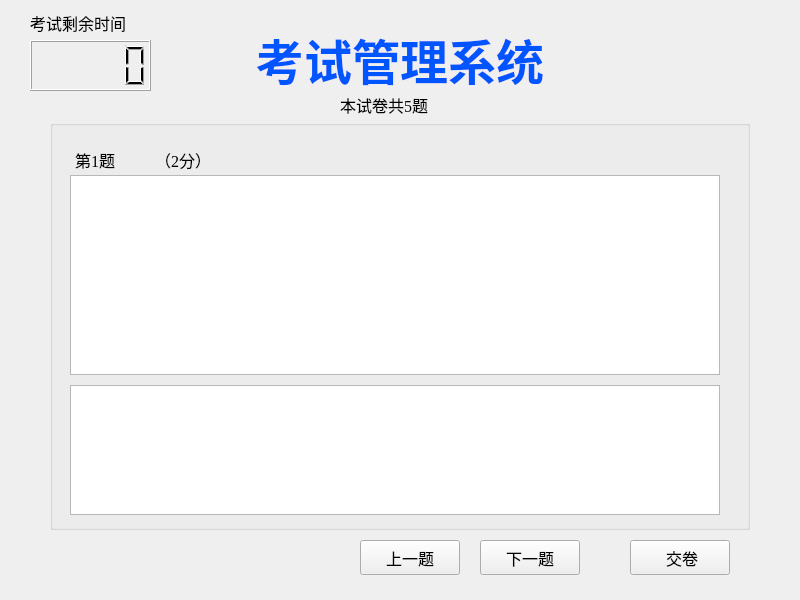
<?xml version="1.0" encoding="UTF-8"?>
<ui version="4.0">
 <class>examwidget</class>
 <widget class="QWidget" name="examwidget">
  <property name="geometry">
   <rect>
    <x>0</x>
    <y>0</y>
    <width>800</width>
    <height>600</height>
   </rect>
  </property>
  <property name="font">
   <font>
    <family>Times New Roman</family>
    <pointsize>12</pointsize>
   </font>
  </property>
  <property name="windowTitle">
   <string>Form</string>
  </property>
  <widget class="QLabel" name="label">
   <property name="geometry">
    <rect>
     <x>100</x>
     <y>10</y>
     <width>600</width>
     <height>100</height>
    </rect>
   </property>
   <property name="font">
    <font>
     <family>隶书</family>
     <pointsize>36</pointsize>
    </font>
   </property>
   <property name="text">
    <string>&lt;html&gt;&lt;head/&gt;&lt;body&gt;&lt;p align=&quot;center&quot;&gt;&lt;span style=&quot; font-weight:600; color:#0055ff;&quot;&gt;考试管理系统&lt;/span&gt;&lt;/p&gt;&lt;/body&gt;&lt;/html&gt;</string>
   </property>
  </widget>
  <widget class="QPushButton" name="nextpushButton">
   <property name="geometry">
    <rect>
     <x>480</x>
     <y>540</y>
     <width>100</width>
     <height>35</height>
    </rect>
   </property>
   <property name="text">
    <string>下一题</string>
   </property>
  </widget>
  <widget class="QPushButton" name="handpushButton_2">
   <property name="geometry">
    <rect>
     <x>630</x>
     <y>540</y>
     <width>100</width>
     <height>35</height>
    </rect>
   </property>
   <property name="text">
    <string> 交卷</string>
   </property>
  </widget>
  <widget class="QGroupBox" name="groupBox">
   <property name="geometry">
    <rect>
     <x>50</x>
     <y>120</y>
     <width>700</width>
     <height>410</height>
    </rect>
   </property>
   <property name="title">
    <string/>
   </property>
   <widget class="QStackedWidget" name="stackedWidget">
    <property name="geometry">
     <rect>
      <x>5</x>
      <y>5</y>
      <width>690</width>
      <height>400</height>
     </rect>
    </property>
    <property name="currentIndex">
     <number>0</number>
    </property>
    <widget class="QWidget" name="page1">
     <widget class="QRadioButton" name="wrongradioButton_1">
      <property name="geometry">
       <rect>
        <x>340</x>
        <y>310</y>
        <width>100</width>
        <height>25</height>
       </rect>
      </property>
      <property name="text">
       <string>错误</string>
      </property>
     </widget>
     <widget class="QLabel" name="label_3">
      <property name="geometry">
       <rect>
        <x>20</x>
        <y>20</y>
        <width>100</width>
        <height>30</height>
       </rect>
      </property>
      <property name="text">
       <string>第1题</string>
      </property>
     </widget>
     <widget class="QLabel" name="label_D_1">
      <property name="geometry">
       <rect>
        <x>70</x>
        <y>360</y>
        <width>590</width>
        <height>25</height>
       </rect>
      </property>
      <property name="text">
       <string>TextLabel</string>
      </property>
     </widget>
     <widget class="QRadioButton" name="AradioButton_1">
      <property name="geometry">
       <rect>
        <x>20</x>
        <y>270</y>
        <width>50</width>
        <height>25</height>
       </rect>
      </property>
      <property name="text">
       <string>A</string>
      </property>
     </widget>
     <widget class="QLabel" name="label_C_1">
      <property name="geometry">
       <rect>
        <x>70</x>
        <y>330</y>
        <width>590</width>
        <height>25</height>
       </rect>
      </property>
      <property name="text">
       <string>TextLabel</string>
      </property>
     </widget>
     <widget class="QRadioButton" name="CradioButton_1">
      <property name="geometry">
       <rect>
        <x>20</x>
        <y>330</y>
        <width>50</width>
        <height>25</height>
       </rect>
      </property>
      <property name="text">
       <string>C</string>
      </property>
     </widget>
     <widget class="QLabel" name="label_A_1">
      <property name="geometry">
       <rect>
        <x>70</x>
        <y>270</y>
        <width>590</width>
        <height>25</height>
       </rect>
      </property>
      <property name="text">
       <string>TextLabel</string>
      </property>
     </widget>
     <widget class="QRadioButton" name="rightradioButton_1">
      <property name="geometry">
       <rect>
        <x>340</x>
        <y>270</y>
        <width>100</width>
        <height>25</height>
       </rect>
      </property>
      <property name="text">
       <string>正确</string>
      </property>
     </widget>
     <widget class="QLabel" name="label_B_1">
      <property name="geometry">
       <rect>
        <x>70</x>
        <y>300</y>
        <width>590</width>
        <height>25</height>
       </rect>
      </property>
      <property name="text">
       <string>TextLabel</string>
      </property>
     </widget>
     <widget class="QRadioButton" name="DradioButton_1">
      <property name="geometry">
       <rect>
        <x>20</x>
        <y>360</y>
        <width>50</width>
        <height>25</height>
       </rect>
      </property>
      <property name="text">
       <string>D</string>
      </property>
     </widget>
     <widget class="QRadioButton" name="BradioButton_1">
      <property name="geometry">
       <rect>
        <x>20</x>
        <y>300</y>
        <width>50</width>
        <height>25</height>
       </rect>
      </property>
      <property name="text">
       <string>B</string>
      </property>
     </widget>
     <widget class="QTextEdit" name="answertextEdit_1">
      <property name="geometry">
       <rect>
        <x>15</x>
        <y>260</y>
        <width>650</width>
        <height>130</height>
       </rect>
      </property>
     </widget>
     <widget class="QTextBrowser" name="questiontextBrowser_1">
      <property name="enabled">
       <bool>true</bool>
      </property>
      <property name="geometry">
       <rect>
        <x>15</x>
        <y>50</y>
        <width>650</width>
        <height>200</height>
       </rect>
      </property>
     </widget>
     <widget class="QLabel" name="valuelabel_1">
      <property name="geometry">
       <rect>
        <x>100</x>
        <y>20</y>
        <width>100</width>
        <height>30</height>
       </rect>
      </property>
      <property name="text">
       <string>（2分）</string>
      </property>
     </widget>
    </widget>
    <widget class="QWidget" name="page2">
     <widget class="QTextBrowser" name="questiontextBrowser_2">
      <property name="enabled">
       <bool>true</bool>
      </property>
      <property name="geometry">
       <rect>
        <x>15</x>
        <y>50</y>
        <width>650</width>
        <height>200</height>
       </rect>
      </property>
     </widget>
     <widget class="QRadioButton" name="wrongradioButton_2">
      <property name="geometry">
       <rect>
        <x>340</x>
        <y>310</y>
        <width>100</width>
        <height>25</height>
       </rect>
      </property>
      <property name="text">
       <string>错误</string>
      </property>
     </widget>
     <widget class="QRadioButton" name="CradioButton_2">
      <property name="geometry">
       <rect>
        <x>20</x>
        <y>330</y>
        <width>50</width>
        <height>25</height>
       </rect>
      </property>
      <property name="text">
       <string>C</string>
      </property>
     </widget>
     <widget class="QRadioButton" name="BradioButton_2">
      <property name="geometry">
       <rect>
        <x>20</x>
        <y>300</y>
        <width>50</width>
        <height>25</height>
       </rect>
      </property>
      <property name="text">
       <string>B</string>
      </property>
     </widget>
     <widget class="QRadioButton" name="AradioButton_2">
      <property name="geometry">
       <rect>
        <x>20</x>
        <y>270</y>
        <width>50</width>
        <height>25</height>
       </rect>
      </property>
      <property name="text">
       <string>A</string>
      </property>
     </widget>
     <widget class="QLabel" name="label_4">
      <property name="geometry">
       <rect>
        <x>20</x>
        <y>20</y>
        <width>100</width>
        <height>30</height>
       </rect>
      </property>
      <property name="contextMenuPolicy">
       <enum>Qt::NoContextMenu</enum>
      </property>
      <property name="text">
       <string>第2题</string>
      </property>
     </widget>
     <widget class="QLabel" name="label_B_2">
      <property name="geometry">
       <rect>
        <x>70</x>
        <y>300</y>
        <width>590</width>
        <height>25</height>
       </rect>
      </property>
      <property name="text">
       <string>TextLabel</string>
      </property>
     </widget>
     <widget class="QTextEdit" name="answertextEdit_2">
      <property name="geometry">
       <rect>
        <x>15</x>
        <y>260</y>
        <width>650</width>
        <height>130</height>
       </rect>
      </property>
     </widget>
     <widget class="QRadioButton" name="rightradioButton_2">
      <property name="geometry">
       <rect>
        <x>340</x>
        <y>270</y>
        <width>100</width>
        <height>25</height>
       </rect>
      </property>
      <property name="text">
       <string>正确</string>
      </property>
     </widget>
     <widget class="QRadioButton" name="DradioButton_2">
      <property name="geometry">
       <rect>
        <x>20</x>
        <y>360</y>
        <width>50</width>
        <height>25</height>
       </rect>
      </property>
      <property name="text">
       <string>D</string>
      </property>
     </widget>
     <widget class="QLabel" name="label_C_2">
      <property name="geometry">
       <rect>
        <x>70</x>
        <y>330</y>
        <width>590</width>
        <height>25</height>
       </rect>
      </property>
      <property name="text">
       <string>TextLabel</string>
      </property>
     </widget>
     <widget class="QLabel" name="label_A_2">
      <property name="geometry">
       <rect>
        <x>70</x>
        <y>270</y>
        <width>590</width>
        <height>25</height>
       </rect>
      </property>
      <property name="text">
       <string>TextLabel</string>
      </property>
     </widget>
     <widget class="QLabel" name="label_D_2">
      <property name="geometry">
       <rect>
        <x>70</x>
        <y>360</y>
        <width>590</width>
        <height>25</height>
       </rect>
      </property>
      <property name="text">
       <string>TextLabel</string>
      </property>
     </widget>
     <widget class="QLabel" name="valuelabel_2">
      <property name="geometry">
       <rect>
        <x>100</x>
        <y>20</y>
        <width>100</width>
        <height>30</height>
       </rect>
      </property>
      <property name="text">
       <string>（2分）</string>
      </property>
     </widget>
    </widget>
    <widget class="QWidget" name="page3">
     <widget class="QTextBrowser" name="questiontextBrowser_3">
      <property name="enabled">
       <bool>true</bool>
      </property>
      <property name="geometry">
       <rect>
        <x>15</x>
        <y>50</y>
        <width>650</width>
        <height>200</height>
       </rect>
      </property>
     </widget>
     <widget class="QRadioButton" name="wrongradioButton_3">
      <property name="geometry">
       <rect>
        <x>340</x>
        <y>310</y>
        <width>100</width>
        <height>25</height>
       </rect>
      </property>
      <property name="text">
       <string>错误</string>
      </property>
     </widget>
     <widget class="QRadioButton" name="CradioButton_3">
      <property name="geometry">
       <rect>
        <x>20</x>
        <y>330</y>
        <width>50</width>
        <height>25</height>
       </rect>
      </property>
      <property name="text">
       <string>C</string>
      </property>
     </widget>
     <widget class="QRadioButton" name="BradioButton_3">
      <property name="geometry">
       <rect>
        <x>20</x>
        <y>300</y>
        <width>50</width>
        <height>25</height>
       </rect>
      </property>
      <property name="text">
       <string>B</string>
      </property>
     </widget>
     <widget class="QRadioButton" name="AradioButton_3">
      <property name="geometry">
       <rect>
        <x>20</x>
        <y>270</y>
        <width>50</width>
        <height>25</height>
       </rect>
      </property>
      <property name="text">
       <string>A</string>
      </property>
     </widget>
     <widget class="QLabel" name="label_5">
      <property name="geometry">
       <rect>
        <x>20</x>
        <y>20</y>
        <width>100</width>
        <height>30</height>
       </rect>
      </property>
      <property name="text">
       <string>第3题</string>
      </property>
     </widget>
     <widget class="QLabel" name="label_B_3">
      <property name="geometry">
       <rect>
        <x>70</x>
        <y>300</y>
        <width>590</width>
        <height>25</height>
       </rect>
      </property>
      <property name="text">
       <string>TextLabel</string>
      </property>
     </widget>
     <widget class="QTextEdit" name="answertextEdit_3">
      <property name="geometry">
       <rect>
        <x>15</x>
        <y>260</y>
        <width>650</width>
        <height>130</height>
       </rect>
      </property>
     </widget>
     <widget class="QRadioButton" name="rightradioButton_3">
      <property name="geometry">
       <rect>
        <x>340</x>
        <y>270</y>
        <width>100</width>
        <height>25</height>
       </rect>
      </property>
      <property name="text">
       <string>正确</string>
      </property>
     </widget>
     <widget class="QRadioButton" name="DradioButton_3">
      <property name="geometry">
       <rect>
        <x>20</x>
        <y>360</y>
        <width>50</width>
        <height>25</height>
       </rect>
      </property>
      <property name="text">
       <string>D</string>
      </property>
     </widget>
     <widget class="QLabel" name="label_C_3">
      <property name="geometry">
       <rect>
        <x>70</x>
        <y>330</y>
        <width>590</width>
        <height>25</height>
       </rect>
      </property>
      <property name="text">
       <string>TextLabel</string>
      </property>
     </widget>
     <widget class="QLabel" name="label_A_3">
      <property name="geometry">
       <rect>
        <x>70</x>
        <y>270</y>
        <width>590</width>
        <height>25</height>
       </rect>
      </property>
      <property name="text">
       <string>TextLabel</string>
      </property>
     </widget>
     <widget class="QLabel" name="label_D_3">
      <property name="geometry">
       <rect>
        <x>70</x>
        <y>360</y>
        <width>590</width>
        <height>25</height>
       </rect>
      </property>
      <property name="text">
       <string>TextLabel</string>
      </property>
     </widget>
     <widget class="QLabel" name="valuelabel_3">
      <property name="geometry">
       <rect>
        <x>100</x>
        <y>20</y>
        <width>100</width>
        <height>30</height>
       </rect>
      </property>
      <property name="text">
       <string>（2分）</string>
      </property>
     </widget>
    </widget>
    <widget class="QWidget" name="page4">
     <widget class="QTextEdit" name="answertextEdit_4">
      <property name="geometry">
       <rect>
        <x>15</x>
        <y>260</y>
        <width>650</width>
        <height>130</height>
       </rect>
      </property>
     </widget>
     <widget class="QRadioButton" name="DradioButton_4">
      <property name="geometry">
       <rect>
        <x>20</x>
        <y>360</y>
        <width>50</width>
        <height>25</height>
       </rect>
      </property>
      <property name="text">
       <string>D</string>
      </property>
     </widget>
     <widget class="QRadioButton" name="wrongradioButton_4">
      <property name="geometry">
       <rect>
        <x>340</x>
        <y>310</y>
        <width>100</width>
        <height>25</height>
       </rect>
      </property>
      <property name="text">
       <string>错误</string>
      </property>
     </widget>
     <widget class="QLabel" name="label_A_4">
      <property name="geometry">
       <rect>
        <x>70</x>
        <y>270</y>
        <width>590</width>
        <height>25</height>
       </rect>
      </property>
      <property name="text">
       <string>TextLabel</string>
      </property>
     </widget>
     <widget class="QRadioButton" name="BradioButton_4">
      <property name="geometry">
       <rect>
        <x>20</x>
        <y>300</y>
        <width>50</width>
        <height>25</height>
       </rect>
      </property>
      <property name="text">
       <string>B</string>
      </property>
     </widget>
     <widget class="QLabel" name="label_B_4">
      <property name="geometry">
       <rect>
        <x>70</x>
        <y>300</y>
        <width>590</width>
        <height>25</height>
       </rect>
      </property>
      <property name="text">
       <string>TextLabel</string>
      </property>
     </widget>
     <widget class="QLabel" name="label_6">
      <property name="geometry">
       <rect>
        <x>20</x>
        <y>20</y>
        <width>100</width>
        <height>30</height>
       </rect>
      </property>
      <property name="contextMenuPolicy">
       <enum>Qt::NoContextMenu</enum>
      </property>
      <property name="text">
       <string>第4题</string>
      </property>
     </widget>
     <widget class="QRadioButton" name="rightradioButton_4">
      <property name="geometry">
       <rect>
        <x>340</x>
        <y>270</y>
        <width>100</width>
        <height>25</height>
       </rect>
      </property>
      <property name="text">
       <string>正确</string>
      </property>
     </widget>
     <widget class="QLabel" name="label_C_4">
      <property name="geometry">
       <rect>
        <x>70</x>
        <y>330</y>
        <width>590</width>
        <height>25</height>
       </rect>
      </property>
      <property name="text">
       <string>TextLabel</string>
      </property>
     </widget>
     <widget class="QTextBrowser" name="questiontextBrowser_4">
      <property name="enabled">
       <bool>true</bool>
      </property>
      <property name="geometry">
       <rect>
        <x>15</x>
        <y>50</y>
        <width>650</width>
        <height>200</height>
       </rect>
      </property>
     </widget>
     <widget class="QLabel" name="label_D_4">
      <property name="geometry">
       <rect>
        <x>70</x>
        <y>360</y>
        <width>590</width>
        <height>25</height>
       </rect>
      </property>
      <property name="text">
       <string>TextLabel</string>
      </property>
     </widget>
     <widget class="QRadioButton" name="AradioButton_4">
      <property name="geometry">
       <rect>
        <x>20</x>
        <y>270</y>
        <width>50</width>
        <height>25</height>
       </rect>
      </property>
      <property name="text">
       <string>A</string>
      </property>
     </widget>
     <widget class="QRadioButton" name="CradioButton_4">
      <property name="geometry">
       <rect>
        <x>20</x>
        <y>330</y>
        <width>50</width>
        <height>25</height>
       </rect>
      </property>
      <property name="text">
       <string>C</string>
      </property>
     </widget>
     <widget class="QLabel" name="valuelabel_4">
      <property name="geometry">
       <rect>
        <x>100</x>
        <y>20</y>
        <width>100</width>
        <height>30</height>
       </rect>
      </property>
      <property name="text">
       <string>（2分）</string>
      </property>
     </widget>
    </widget>
    <widget class="QWidget" name="page5">
     <widget class="QTextEdit" name="answertextEdit_5">
      <property name="geometry">
       <rect>
        <x>15</x>
        <y>260</y>
        <width>650</width>
        <height>130</height>
       </rect>
      </property>
     </widget>
     <widget class="QRadioButton" name="DradioButton_5">
      <property name="geometry">
       <rect>
        <x>20</x>
        <y>360</y>
        <width>50</width>
        <height>25</height>
       </rect>
      </property>
      <property name="text">
       <string>D</string>
      </property>
     </widget>
     <widget class="QRadioButton" name="wrongradioButton_5">
      <property name="geometry">
       <rect>
        <x>340</x>
        <y>310</y>
        <width>100</width>
        <height>25</height>
       </rect>
      </property>
      <property name="text">
       <string>错误</string>
      </property>
     </widget>
     <widget class="QLabel" name="label_A_5">
      <property name="geometry">
       <rect>
        <x>70</x>
        <y>270</y>
        <width>590</width>
        <height>25</height>
       </rect>
      </property>
      <property name="text">
       <string>TextLabel</string>
      </property>
     </widget>
     <widget class="QRadioButton" name="BradioButton_5">
      <property name="geometry">
       <rect>
        <x>20</x>
        <y>300</y>
        <width>50</width>
        <height>25</height>
       </rect>
      </property>
      <property name="text">
       <string>B</string>
      </property>
     </widget>
     <widget class="QLabel" name="label_B_5">
      <property name="geometry">
       <rect>
        <x>70</x>
        <y>300</y>
        <width>590</width>
        <height>25</height>
       </rect>
      </property>
      <property name="text">
       <string>TextLabel</string>
      </property>
     </widget>
     <widget class="QLabel" name="label_7">
      <property name="geometry">
       <rect>
        <x>20</x>
        <y>20</y>
        <width>100</width>
        <height>30</height>
       </rect>
      </property>
      <property name="contextMenuPolicy">
       <enum>Qt::NoContextMenu</enum>
      </property>
      <property name="text">
       <string>第5题</string>
      </property>
     </widget>
     <widget class="QRadioButton" name="rightradioButton_5">
      <property name="geometry">
       <rect>
        <x>340</x>
        <y>270</y>
        <width>100</width>
        <height>25</height>
       </rect>
      </property>
      <property name="text">
       <string>正确</string>
      </property>
     </widget>
     <widget class="QLabel" name="label_C_5">
      <property name="geometry">
       <rect>
        <x>70</x>
        <y>330</y>
        <width>590</width>
        <height>25</height>
       </rect>
      </property>
      <property name="text">
       <string>TextLabel</string>
      </property>
     </widget>
     <widget class="QTextBrowser" name="questiontextBrowser_5">
      <property name="enabled">
       <bool>true</bool>
      </property>
      <property name="geometry">
       <rect>
        <x>15</x>
        <y>50</y>
        <width>650</width>
        <height>200</height>
       </rect>
      </property>
     </widget>
     <widget class="QLabel" name="label_D_5">
      <property name="geometry">
       <rect>
        <x>70</x>
        <y>360</y>
        <width>590</width>
        <height>25</height>
       </rect>
      </property>
      <property name="text">
       <string>TextLabel</string>
      </property>
     </widget>
     <widget class="QRadioButton" name="AradioButton_5">
      <property name="geometry">
       <rect>
        <x>20</x>
        <y>270</y>
        <width>50</width>
        <height>25</height>
       </rect>
      </property>
      <property name="text">
       <string>A</string>
      </property>
     </widget>
     <widget class="QRadioButton" name="CradioButton_5">
      <property name="geometry">
       <rect>
        <x>20</x>
        <y>330</y>
        <width>50</width>
        <height>25</height>
       </rect>
      </property>
      <property name="text">
       <string>C</string>
      </property>
     </widget>
     <widget class="QLabel" name="valuelabel_5">
      <property name="geometry">
       <rect>
        <x>100</x>
        <y>20</y>
        <width>100</width>
        <height>30</height>
       </rect>
      </property>
      <property name="text">
       <string>（2分）</string>
      </property>
     </widget>
    </widget>
   </widget>
  </widget>
  <widget class="QLabel" name="sumlabel">
   <property name="geometry">
    <rect>
     <x>340</x>
     <y>90</y>
     <width>131</width>
     <height>30</height>
    </rect>
   </property>
   <property name="text">
    <string>本试卷共5题</string>
   </property>
  </widget>
  <widget class="QPushButton" name="backpushButton">
   <property name="geometry">
    <rect>
     <x>360</x>
     <y>540</y>
     <width>100</width>
     <height>35</height>
    </rect>
   </property>
   <property name="text">
    <string>上一题</string>
   </property>
  </widget>
  <widget class="QLabel" name="label_2">
   <property name="geometry">
    <rect>
     <x>30</x>
     <y>10</y>
     <width>141</width>
     <height>25</height>
    </rect>
   </property>
   <property name="text">
    <string>考试剩余时间</string>
   </property>
  </widget>
  <widget class="QLCDNumber" name="lcdNumber">
   <property name="geometry">
    <rect>
     <x>30</x>
     <y>40</y>
     <width>121</width>
     <height>51</height>
    </rect>
   </property>
   <property name="font">
    <font>
     <weight>50</weight>
     <bold>false</bold>
    </font>
   </property>
  </widget>
 </widget>
 <resources/>
 <connections/>
</ui>
